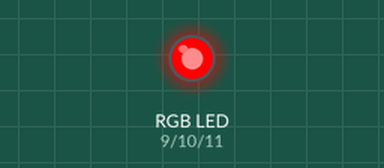
Simulated run of this sketch. Board: Arduino Uno, built with avr-gcc and run on an emulated ATmega328P. Shown: an RGB LED mixed from three pins (HIGH = lit).

Above: at 0.5 s.
At 3.5 s:
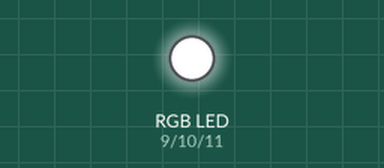
At 4.6 s:
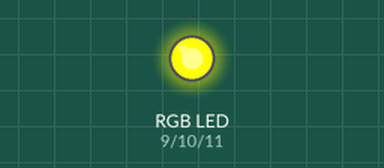
At 5.9 s:
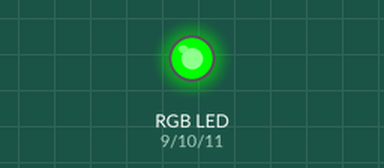
At 7.2 s:
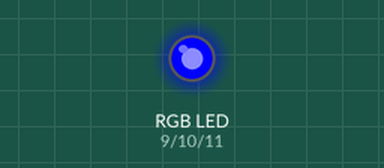
Timing chart, 0 to 10.2 s (numbered marks = the images above):
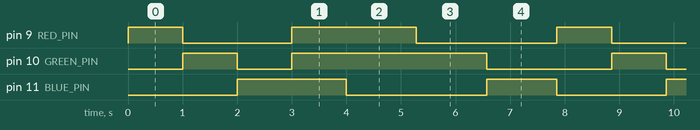

Measured:
- by itself, pin 9 (RED_PIN): repeats every 7.9 s: LOW 2.0 s, HIGH 2.3 s, LOW 2.6 s, HIGH 1.0 s
- by itself, pin 10 (GREEN_PIN): repeats every 7.9 s: LOW 1.0 s, HIGH 3.6 s, LOW 2.3 s, HIGH 1.0 s
- by itself, pin 11 (BLUE_PIN): repeats every 7.9 s: LOW 2.6 s, HIGH 1.3 s, LOW 2.0 s, HIGH 2.0 s

The sketch:

main.ino
```cpp
/*
  🌈 RGB LED Control System (PWM Based)

  Features:
  - Modular RGB control function
  - Smooth color transitions
  - Clean and scalable structure
  - PWM-based brightness control

  Author: Venkateswarlu Reddy
*/

// ---------------- PINS ----------------
#define RED_PIN   9
#define GREEN_PIN 10
#define BLUE_PIN  11

// ---------------- FUNCTION ----------------
void setColor(int r, int g, int b)
{
  analogWrite(RED_PIN, r);
  analogWrite(GREEN_PIN, g);
  analogWrite(BLUE_PIN, b);
}

// ---------------- SETUP ----------------
void setup()
{
  pinMode(RED_PIN, OUTPUT);
  pinMode(GREEN_PIN, OUTPUT);
  pinMode(BLUE_PIN, OUTPUT);
}

// ---------------- LOOP ----------------
void loop()
{
  // Basic Colors
  setColor(255, 0, 0);   // Red
  delay(1000);

  setColor(0, 255, 0);   // Green
  delay(1000);

  setColor(0, 0, 255);   // Blue
  delay(1000);

  setColor(255, 255, 255); // White
  delay(1000);

  // Smooth Transition Demo
  fadeColors();
}

// ---------------- SMOOTH TRANSITION ----------------
void fadeColors()
{
  // Red → Green
  for(int i = 0; i <= 255; i++)
  {
    setColor(255 - i, i, 0);
    delay(5);
  }

  // Green → Blue
  for(int i = 0; i <= 255; i++)
  {
    setColor(0, 255 - i, i);
    delay(5);
  }

  // Blue → Red
  for(int i = 0; i <= 255; i++)
  {
    setColor(i, 0, 255 - i);
    delay(5);
  }
}
```
